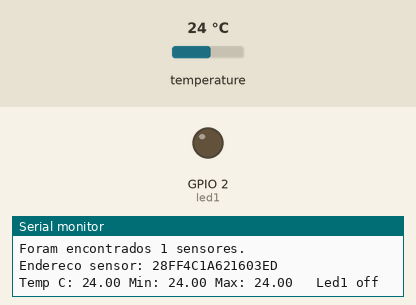
Simulated run of this sketch. Board: ESP32. Shown: output pins drawn as LEDs (lit = HIGH), the last lines printed to the serial monitor. The inputs (shaded band) are chosen by the test bench; at power-on: temperature 24 °C.

Above: at 1.2 s.
1.3 s: temperature set to 24.7 °C
3.8 s: temperature set to 25.4 °C
At 5.5 s:
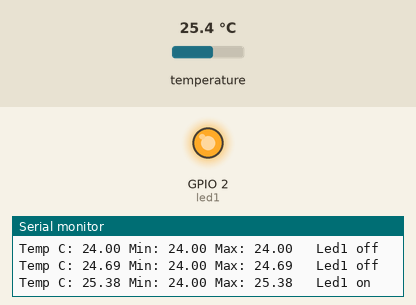
6.3 s: temperature set to 12 °C
At 9.0 s:
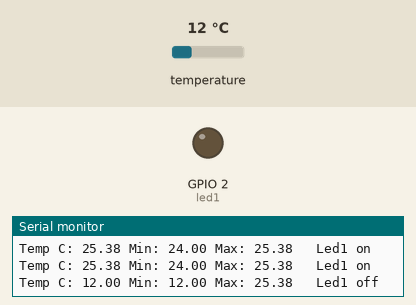
9.3 s: temperature set to 28 °C
At 10.5 s:
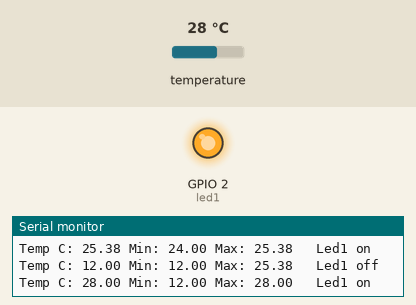
Timing chart, 0 to 12.3 s (numbered marks = the images above; inputs shaded):
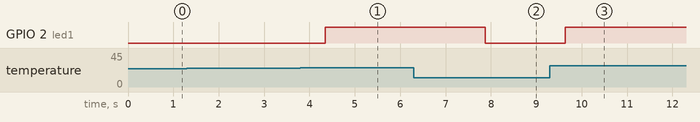

Measured:
- the behaviour switches between 25 and 25.1 °C on temperature (found by bisection; images 0 and 1)
- after the input at 3.8 s, GPIO 2 (led1): LOW → HIGH after 0.54 s
- after the input at 6.3 s, GPIO 2 (led1): HIGH → LOW after 1.6 s
- after the input at 9.3 s, GPIO 2 (led1): LOW → HIGH after 0.34 s

The sketch:

esp32-DS18B20.ino
```cpp
//Créditos: WR KITS
#include<OneWire.h>
#include<DallasTemperature.h>

#define pinoDS18B20 15
#define led1 2

OneWire oneWire(pinoDS18B20);
DallasTemperature sensors(&oneWire);
DeviceAddress sensor1; //Device adress

void mostra_endereco_sensor(DeviceAddress deviceAddress);
void verifica_contato_sensor_DS18B20() {
  Serial.println("Localizado sensores DS18B20...");
  Serial.print("Foram encontrados ");
  Serial.print(sensors.getDeviceCount(), DEC); //DallasTemperature
  Serial.println(" sensores.");

  if (!sensors.getAddress(sensor1, 0)) //DeviceAddress
    Serial.println("Sensores nao encontrados !");
  Serial.print("Endereco sensor: ");
  mostra_endereco_sensor(sensor1);
  Serial.println("\n");
}

float tempMin = 999;
float tempMax = 0;

void setup() {
  Serial.begin(9600);
  sensors.begin();
  verifica_contato_sensor_DS18B20();
  pinMode(led1, OUTPUT);
}

void loop() {
  sensors.requestTemperatures();
  float tempC = sensors.getTempC(sensor1);

  if (tempC < tempMin)
    tempMin = tempC;
  if (tempC > tempMax)
    tempMax = tempC;

  Serial.print("Temp C: ");
  Serial.print(tempC);
  Serial.print(" Min: ");
  Serial.print(tempMin);
  Serial.print(" Max: ");
  Serial.print(tempMax);

  if (tempC > 25) {
    digitalWrite(led1, HIGH);
    Serial.println("\t Led1 on");
  } else {
    digitalWrite(led1, LOW);
    Serial.println("\t Led1 off");
  }
  delay(1000);
}

void mostra_endereco_sensor(DeviceAddress deviceAddress) {
  for (uint8_t i = 0; i < 8; i++) { //i era de 16bits com a parte negativa
    if (deviceAddress[i] < 16) Serial.print("0");
    Serial.print(deviceAddress[i], HEX);
  }
}
```
